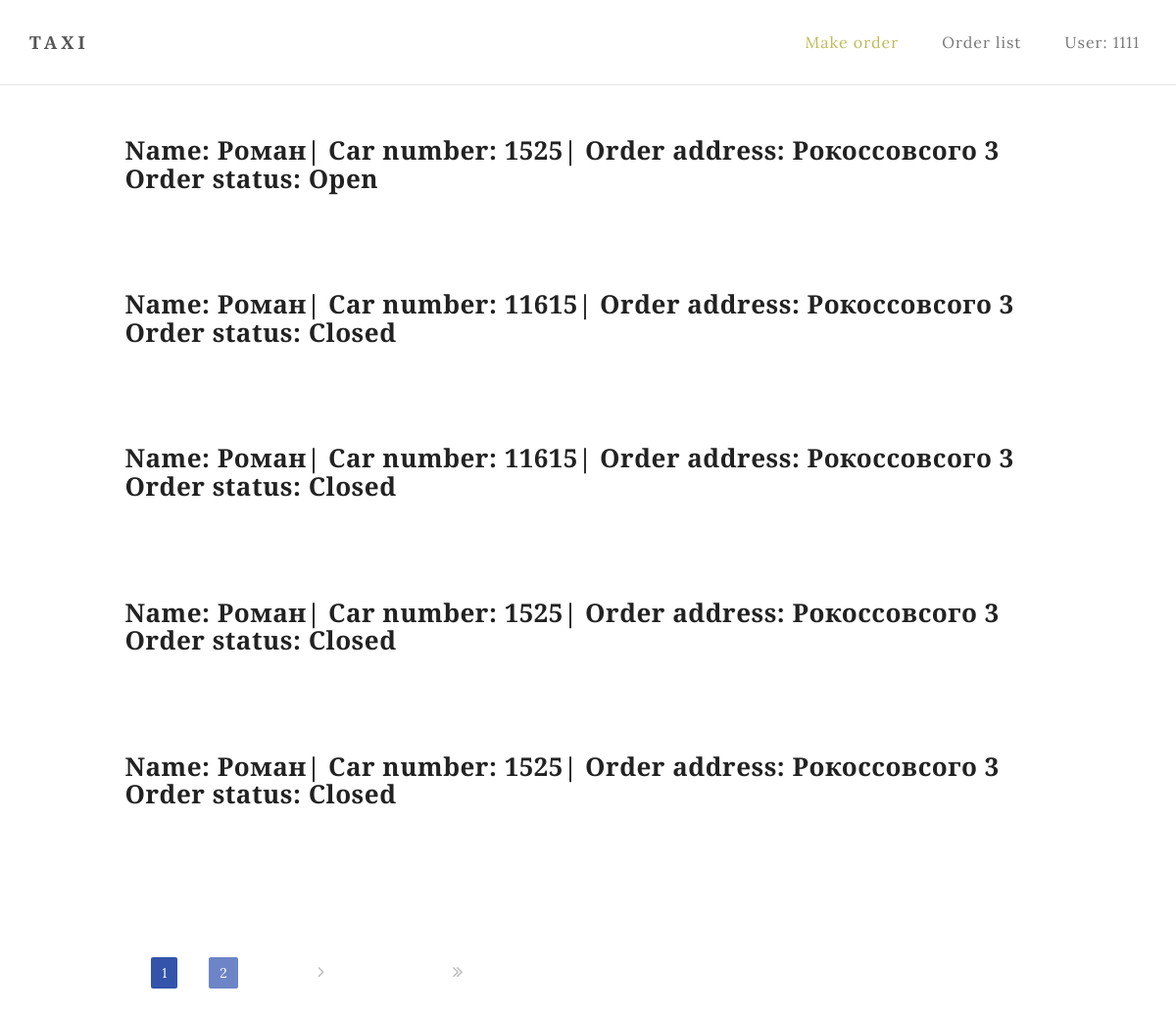
The page /orders/ (signed in) on the database as committed earlier.
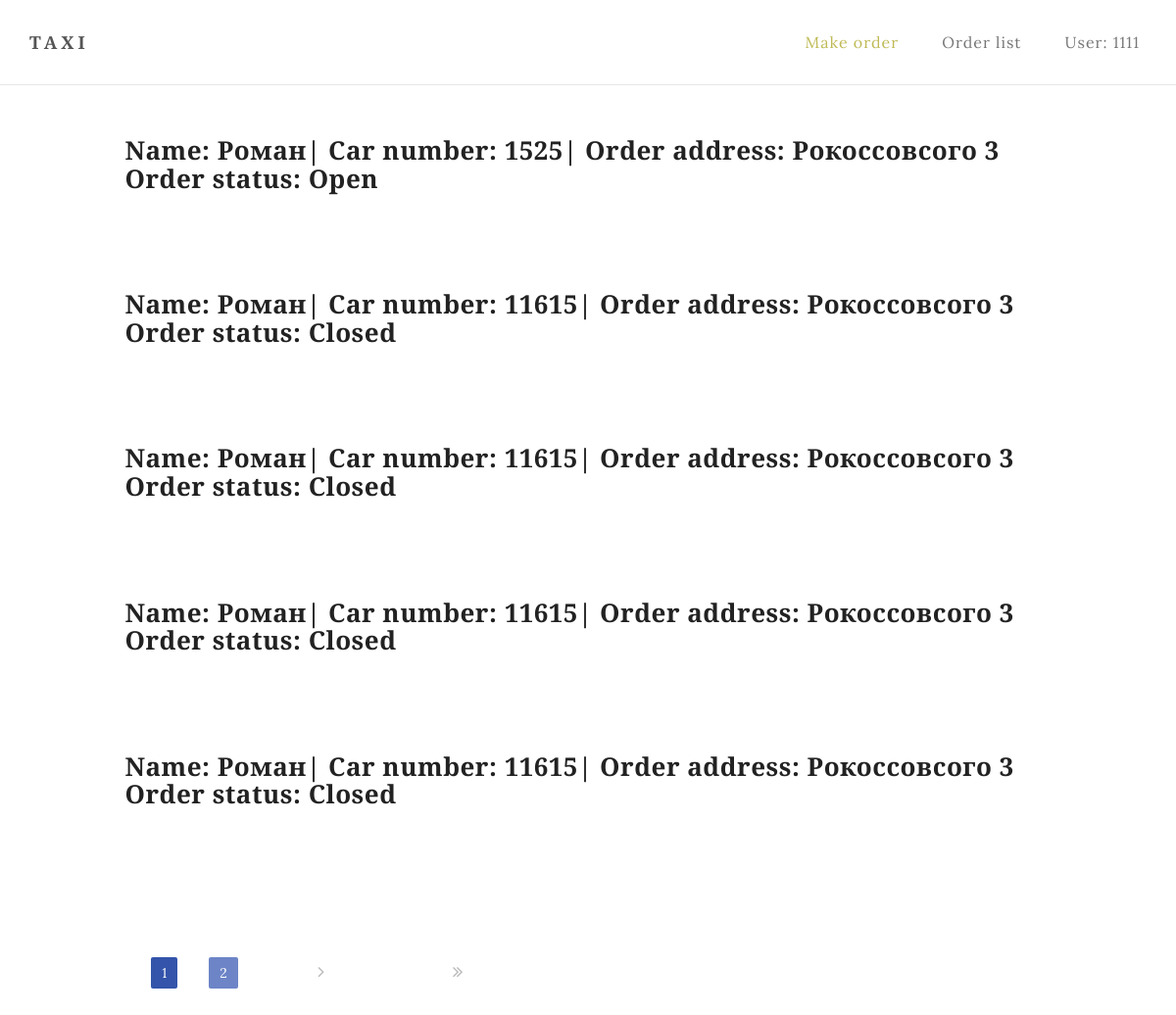
The same page on the database as committed later.
### service/models.py (models this page shows, shortened)
class Order(models.Model):
    name_reg = RegexValidator(regex=r'^[А-Яа-я ]{5,50}$',
                              message='The name must be written in Cyrillic and not more than 50 characters!')
    phone_reg = RegexValidator(regex=r'^[+]{1}(380)[(]{0,1}[0-9]{2}[)]{0,1}[0-9]{3}[-]{1}[0-9]{2}[-]{1}[0-9]{2}$',
                               message='Phone number must be entered in the format: "+380(XX)XXX-XX-XX" !')
    name = models.CharField(validators=[name_reg], max_length=50)
    phone = models.CharField(validators=[phone_reg], max_length=18)
    order_add = models.CharField(max_length=255)
    destination_add = models.CharField(max_length=255)
    des_time = models.TimeField()
    status = models.CharField(default='Open', max_length=6)
    car = models.ForeignKey(Car, on_delete=models.DO_NOTHING, default=None, blank=True)
    date = models.DateTimeField(auto_created=True, default=timezone.now())
    class Meta:
        ordering = ['-status', '-date']

class Car(models.Model):
    model = models.CharField(max_length=255)
    available = models.BooleanField(default=True)
    car_num = models.CharField(max_length=15, default=None, unique=True)
    class Meta:
        ordering = ['model']

### service/views.py (the view)
# urls.py: path('orders/', Order_List.as_view(), name='list'),
class Order_List(LoginRequiredMixin, ListView):
    login_url = '/login/'
    redirect_field_name = '/orders/'
    model = Order
    template_name = 'order_list.html'
    paginate_by = 5

### service/templatetags/tags.py (called while the page is built)
@register.simple_tag(takes_context=True)
def param_replace(context, **kwargs):
    d = context['request'].GET.copy()
    for k, v in kwargs.items():
        d[k] = v
    for k in [k for k, v in d.items() if not v]:
        del d[k]
    return d.urlencode()

### templates/order_list.html (shortened to what this page needs)
{% extends 'base.html' %}
{% load static %}
{% block main %}
{% if object_list %}
<div class="container">
    <div class="row">
        {% for order in object_list %}
        <div class="col-md-offset-1 col-md-10 col-sm-12">
            <div class="blog-post-thumb">
                <div class="blog-post-title">
                    <h3><a href="{% url 'detail' order.id %}">Name: {{order.name}}|
                        Car number: {{order.car.car_num}}|
                        Order address: {{order.order_add}}
                        Order status: {{order.status}}</a></h3>
                </div>
            </div>
        </div>
        {% endfor %}
    </div>
</div>
{% endif %}
{% include 'paginator.html' %}
{% endblock %}

### templates/base.html (shortened to what this page needs)
<!DOCTYPE html>
<html lang="en">
{% load static %}
<head>
    <link rel="stylesheet" href="{% static 'css/bootstrap.min.css' %}">
    <link rel="stylesheet" href="{% static 'css/font-awesome.min.css' %}">
    <link href="https://maxcdn.bootstrapcdn.com/font-awesome/4.7.0/css/font-awesome.min.css" rel="stylesheet">
    <link rel="stylesheet" href="{% static 'css/style.css' %}">
    <link rel="stylesheet" href="{% static 'css/custom.css' %}">
    <link href="https://maxcdn.bootstrapcdn.com/font-awesome/4.7.0/css/font-awesome.min.css" rel="stylesheet">
</head>
<body>
<div class="navbar navbar-default navbar-static-top" role="navigation">
    <div class="container">
        <div class="navbar-header">
            <a href="{% url 'order' %}" class="navbar-brand">Taxi</a>
        </div>
        <div class="collapse navbar-collapse">
            <ul class="nav navbar-nav navbar-right">
                <li class="active"><a href="{% url 'order' %}">Make order</a></li>
                <li><a href="{% url 'list' %}">Order list</a></li>
                {% if user.is_authenticated %}
                <li><a href="{% url 'login' %}">User: {{ user.username }}</a></li>
                {% else %}
                <li><a href="{% url 'login' %}">Login</a></li>
                {% endif %}
            </ul>
        </div>
    </div>
</div>
{% block main %}
{% endblock %}
</body>
</html>

### templates/paginator.html (shortened to what this page needs)
{% load tags %}
{% if is_paginated %}
<div class="pagination" style="margin-left: 10em;">
    {% for num in page_obj.paginator.page_range %}
    {% if page_obj.number == num %}
    <span class="pagination-number pagination-current" style="margin: 1em;">{{ num }}</span>
    {% elif num > page_obj.number|add:'-3' and num < page_obj.number|add:'3' %}
    <a class="pagination-number" href="?{% param_replace page=num %}" style="margin: 1em;">{{ num }}</a>
    {% endif %}
    {% endfor %}
    {% if page_obj.has_next %}
    <a class="pagination-action" href="?{% param_replace page=page_obj.next_page_number %}">
        <i class="fa fa-angle-right" aria-hidden="true"></i>
    </a>
    <a class="pagination-action" href="?{% param_replace page=paginator.num_pages %}">
        <i class="fa fa-angle-double-right" aria-hidden="true"></i>
    </a>
    {% endif %}
</div>
{% endif %}

### static/css/style.css (style rules this page uses)
body { background: #ffffff; font-family: 'Lora', serif; font-style: normal; font-weight: 300; overflow-x: hidden; }
h1,h2,h3,h4,h5,h6 { font-family: 'Merriweather', serif; font-style: normal; font-weight: bold; letter-spacing: 0.5px; }
h2,h3 { padding-bottom: 6px; }
h3 { font-size: 26px; }
html { -webkit-font-smoothing: antialiased; }
a { color: #4d638c; -webkit-transition: 0.5s; -o-transition: 0.5s; transition: 0.5s; text-decoration: none !important; }
* { -webkit-box-sizing: border-box; -moz-box-sizing: border-box; box-sizing: border-box; }
*:before, *:after { -webkit-box-sizing: border-box; -moz-box-sizing: border-box; box-sizing: border-box; }
.navbar-default { background: #ffffff; margin: 0 !important; padding: 18px 0; }
.navbar-default .navbar-brand { color: #555; font-family: 'Merriweather', serif; font-weight: bold; text-transform: uppercase; letter-spacing: 4px; margin: 0; }
.navbar-default .navbar-nav li a { color: #777; font-size: 16px; letter-spacing: 1px; -webkit-transition: all 0.4s ease-in-out; transition: all 0.4s ease-in-out; padding-right: 22px; padding-left: 22px; }
.navbar-default .navbar-nav li a:hover, .navbar-default .navbar-nav .active > a { color: #bfba55; }
.navbar-default .navbar-nav > .active > a, .navbar-default .navbar-nav > .active > a:hover, .navbar-default .navbar-nav > .active > a:focus { color: #bfba55; background-color: transparent; }
.blog-post-thumb { border-bottom: 1px solid #f0f0f0; padding-top: 32px; padding-bottom: 62px; margin-bottom: 32px; }
.blog-post-thumb:last-child { border-bottom: 0px; padding-bottom: 32px; margin-bottom: 0px; }
.blog-post-title a { color: #222; }

### static/css/custom.css (style rules this page uses)
.pagination { text-align: center; margin-top: 1em; margin: 3em; }
.pagination-number { padding: 0.5em 0.8em; border-radius: 2px; color: #fff; background-color: #6D85C7; margin: 3em; }
.pagination-number:hover, .pagination-current { background-color: #3354AA; margin: 3em; }
.pagination-action { margin: 0 0.1em; display: inline-block; padding: 0.5em 0.5em; color: #B9B9B9; font-size: 1.3em; margin: 3em; }

Rows that differ between the two databases and show on the page:
no longer on this page (row unchanged): Order: name "Роман", car.car_num "1525", order_add "Рокоссовсого 3", status "Closed"
no longer on this page (row unchanged): Order: name "Роман", car.car_num "1525", order_add "Рокоссовсого 3", status "Closed"
added Order: name "Роман", car.car_num "11615", order_add "Рокоссовсого 3", status "Closed"
added Order: name "Роман", car.car_num "11615", order_add "Рокоссовсого 3", status "Closed"
